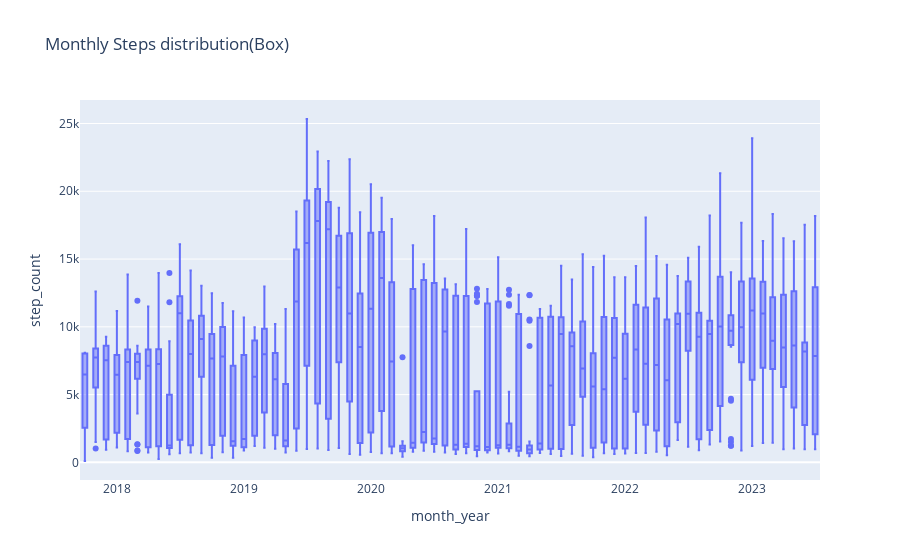

Source (notebook cell):
### Code cell
step_month_box = px.box(steps, x='month_year' ,y='step_count',title=' Monthly Steps distribution(Box)', height = 700)
step_month_box.show()

### Figure 1 — Plotly figure (JSON) as saved in the notebook; plotly's stock layout.template omitted (floating-point values rounded to 4 significant figures; data arrays with more than 128 entries replaced by an {"elided": "..."} marker saying what was removed)
{"data": [{"alignmentgroup": "True", "hovertemplate": "month_year=%{x}<br>step_count=%{y}<extra></extra>", "legendgroup": "", "marker": {"color": "#636efa"}, "name": "", "notched": false, "offsetgroup": "", "orientation": "v", "showlegend": false, "type": "box", "x": {"elided": "1959 str values"}, "x0": " ", "xaxis": "x", "y": {"elided": "1959 int values"}, "y0": " ", "yaxis": "y"}], "layout": {"autosize": true, "boxmode": "group", "legend": {"tracegroupgap": 0}, "title": {"text": " Monthly Steps distribution(Box)"}, "xaxis": {"anchor": "y", "autorange": true, "domain": [0, 1], "range": ["2017-09-17", "2023-07-15"], "title": {"text": "month_year"}, "type": "date"}, "yaxis": {"anchor": "x", "autorange": true, "domain": [0, 1], "range": [-1301.0, 26730.0], "title": {"text": "step_count"}, "type": "linear"}}}
